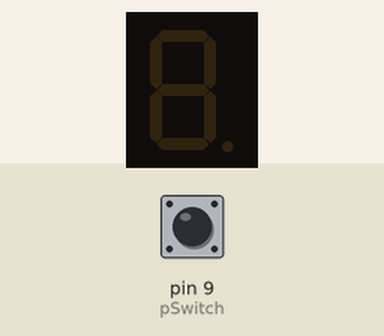
This sketch was run on a simulated Arduino Uno, built with avr-gcc and run on an emulated ATmega328P. Parts: 1-digit seven-segment display. Wiring (inferred from the names in the program): 1-digit 7-segment display, segments lit when HIGH: segments pin 2, pin 3, pin 4, pin 5, pin 6, pin 7, pin 8. Inputs (shaded band) come from the test bench; at power-on: pin 9 (pSwitch) HIGH. The segment pins are drawn as the display they are named for.

Above: at 1.2 s.
1.3 s: pin 9 (pSwitch) pulsed LOW 5 times (0.12 s each, 0.3 s apart)
At 1.66 s:
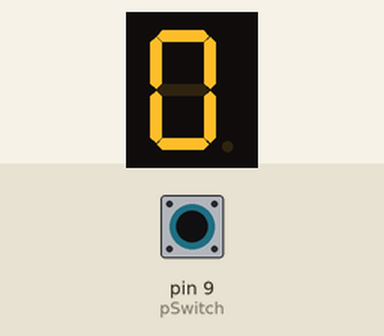
4.3 s: pin 9 (pSwitch) pulled LOW for 0.15 s
At 4.37 s:
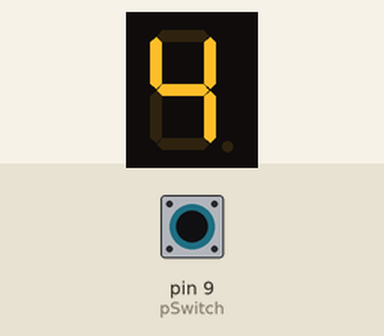
5.9 s: pin 9 (pSwitch) pulled LOW for 1 s
At 6.5 s:
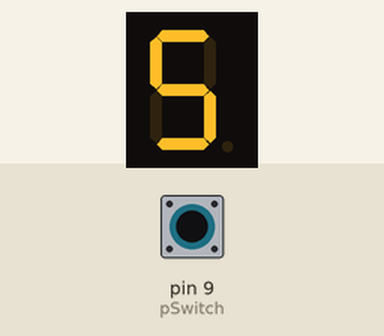
8.4 s: pin 9 (pSwitch) pulled LOW for 0.15 s
At 8.47 s:
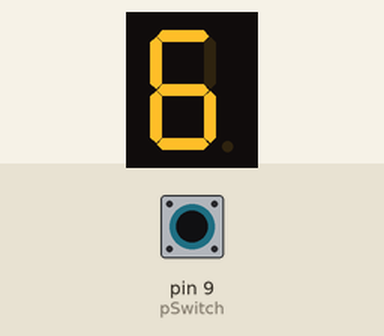
10.0 s: pin 9 (pSwitch) pulled LOW for 3.2 s
At 10.8 s:
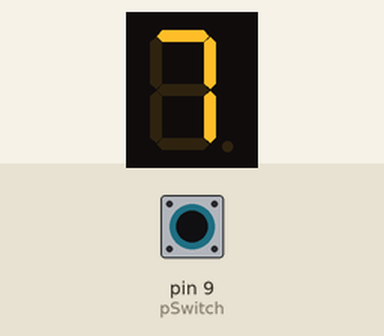
14.7 s: pin 9 (pSwitch) pulled LOW for 0.15 s
At 14.77 s:
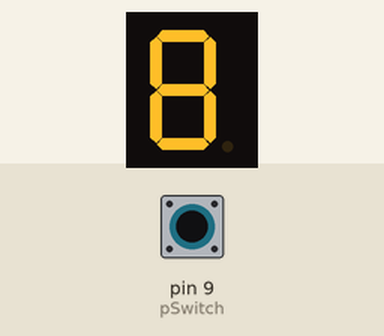
Timing chart, 0 to 17.3 s (numbered marks = the images above; inputs shaded):
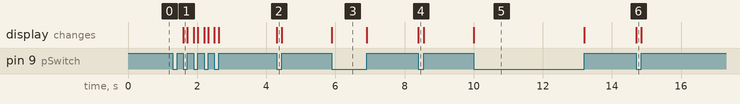

Measured:
- after the input at 1.3 s, the display: changes after 0.30 s (image 1)
- after the input at 4.3 s, the display: changes at once (image 2)
- after the input at 5.9 s, the display: changes at once (image 3)
- after the input at 8.4 s, the display: changes at once (image 4)
- after the input at 10.0 s, the display: changes at once (image 5)
- after the input at 14.7 s, the display: changes at once (image 6)

The sketch:

exp00_1.ino
```cpp
const int a = 2, b = 3, c = 4, d = 5, e = 6, f = 7, g = 8;

void d0() {
  digitalWrite(a,HIGH);
  digitalWrite(b,HIGH);
  digitalWrite(c,HIGH);
  digitalWrite(d,HIGH);
  digitalWrite(e,HIGH);
  digitalWrite(f,HIGH);
}

void d1() {
  digitalWrite(b,HIGH);
  digitalWrite(c,HIGH);
}

void d2() {
  digitalWrite(a,HIGH);
  digitalWrite(b,HIGH);
  digitalWrite(g,HIGH);
  digitalWrite(e,HIGH);
  digitalWrite(d,HIGH);
}

void d3() {
  digitalWrite(a,HIGH);
  digitalWrite(b,HIGH);
  digitalWrite(c,HIGH);
  digitalWrite(d,HIGH);
  digitalWrite(g,HIGH);
}

void d4() {
  digitalWrite(f,HIGH);
  digitalWrite(b,HIGH);
  digitalWrite(g,HIGH);
  digitalWrite(c,HIGH);
}

void d5() {
  digitalWrite(a,HIGH);
  digitalWrite(f,HIGH);
  digitalWrite(g,HIGH);
  digitalWrite(c,HIGH);
  digitalWrite(d,HIGH);
}

void d6() {
  d5();
  digitalWrite(e,HIGH);
  /*
  digitalWrite(a,HIGH);
  digitalWrite(f,HIGH);
  digitalWrite(g,HIGH);
  digitalWrite(c,HIGH);
  digitalWrite(d,HIGH);
  */
}

void d7() {
  d1();
  digitalWrite(a,HIGH);
  /*
  digitalWrite(b,HIGH);
  digitalWrite(c,HIGH);
  */
}

void d8() {
  d0();
  digitalWrite(g,HIGH);
  /*
  digitalWrite(a,HIGH);
  digitalWrite(b,HIGH);
  digitalWrite(c,HIGH);
  digitalWrite(d,HIGH);
  digitalWrite(e,HIGH);
  digitalWrite(f,HIGH);
  */
}

void d9() {
  d5();
  digitalWrite(b,HIGH);
  /*
  digitalWrite(a,HIGH);
  digitalWrite(g,HIGH);
  digitalWrite(c,HIGH);
  digitalWrite(d,HIGH);
  digitalWrite(f,HIGH);
  */
}

void clr() {
  digitalWrite(a,LOW);
  digitalWrite(b,LOW);
  digitalWrite(g,LOW);
  digitalWrite(c,LOW);
  digitalWrite(d,LOW);
  digitalWrite(e,LOW);
  digitalWrite(f,LOW);
}

const int pSwitch = 9;
int rVal;
int bState;
int op = -1;

void setup() {
  pinMode(pSwitch, INPUT);
  bState = digitalRead(pSwitch);
  int i;
  for(i=2; i<=8; ++i) pinMode(i, OUTPUT);
  clr();
}

void loop() {
  rVal = digitalRead(pSwitch);
  if (rVal != bState) {
    if (rVal == HIGH) {
	    clr();
      ++op;
    }
    else {
      if (op > 9) op = -1;
      if (op == -1) clr();
      else if (op == 0) d0();
      else if (op == 1) d1();
      else if (op == 2) d2();
      else if (op == 3) d3();
      else if (op == 4) d4();
      else if (op == 5) d5();
      else if (op == 6) d6();
      else if (op == 7) d7();
      else if (op == 8) d8();
      else d9();
    }
  }
  bState = rVal;
}
```
